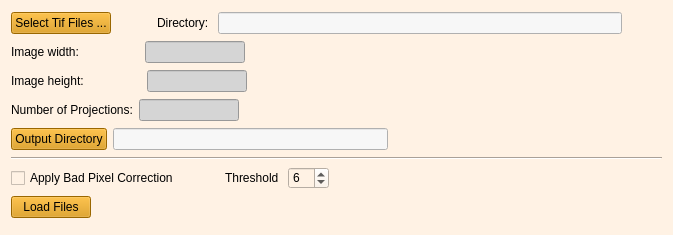
         <widget class="QWidget" name="tif_import">
          <property name="geometry">
           <rect>
            <x>0</x>
            <y>0</y>
            <width>673</width>
            <height>235</height>
           </rect>
          </property>
          <property name="styleSheet">
           <string notr="true">background-color: rgb(255, 242, 228);</string>
          </property>
          <attribute name="label">
           <string>Import Tif Files (only uint 16 supported)</string>
          </attribute>
          <layout class="QVBoxLayout" name="verticalLayout_6">
           <item>
            <layout class="QHBoxLayout" name="horizontalLayout_11">
             <item>
              <widget class="QPushButton" name="pushButton_tif_file_selection">
               <property name="toolTip">
                <string>&lt;html&gt;&lt;head/&gt;&lt;body&gt;&lt;p&gt;Navigate to directory and select with CTRL-All the tif files&lt;/p&gt;&lt;/body&gt;&lt;/html&gt;</string>
               </property>
               <property name="styleSheet">
                <string notr="true">background-color: rgb(216, 144, 0);</string>
               </property>
               <property name="text">
                <string>Select Tif Files ...</string>
               </property>
              </widget>
             </item>
             <item>
              <spacer name="horizontalSpacer_27">
               <property name="orientation">
                <enum>Qt::Orientation::Horizontal</enum>
               </property>
               <property name="sizeHint" stdset="0">
                <size>
                 <width>40</width>
                 <height>20</height>
                </size>
               </property>
              </spacer>
             </item>
             <item>
              <widget class="QLabel" name="label">
               <property name="text">
                <string>Directory: </string>
               </property>
              </widget>
             </item>
             <item>
              <widget class="QLineEdit" name="lineEdit_tif_dir_in">
               <property name="sizePolicy">
                <sizepolicy hsizetype="Expanding" vsizetype="Fixed">
                 <horstretch>1</horstretch>
                 <verstretch>0</verstretch>
                </sizepolicy>
               </property>
               <property name="toolTip">
                <string>&lt;html&gt;&lt;head/&gt;&lt;body&gt;&lt;p&gt;Selected directory&lt;/p&gt;&lt;/body&gt;&lt;/html&gt;</string>
               </property>
               <property name="styleSheet">
                <string notr="true">background-color: rgb(247, 247, 247);</string>
               </property>
              </widget>
             </item>
             <item>
              <spacer name="horizontalSpacer_23">
               <property name="orientation">
                <enum>Qt::Orientation::Horizontal</enum>
               </property>
               <property name="sizeHint" stdset="0">
                <size>
                 <width>40</width>
                 <height>20</height>
                </size>
               </property>
              </spacer>
             </item>
            </layout>
           </item>
           <item>
            <layout class="QHBoxLayout" name="horizontalLayout_12">
             <item>
              <widget class="QLabel" name="label_tif_image_width">
               <property name="enabled">
                <bool>true</bool>
               </property>
               <property name="text">
                <string>Image width:                  </string>
               </property>
              </widget>
             </item>
             <item>
              <widget class="QLineEdit" name="lineEdit_tif_image_width">
               <property name="enabled">
                <bool>false</bool>
               </property>
               <property name="minimumSize">
                <size>
                 <width>0</width>
                 <height>0</height>
                </size>
               </property>
               <property name="maximumSize">
                <size>
                 <width>100</width>
                 <height>16777215</height>
                </size>
               </property>
               <property name="toolTip">
                <string>&lt;html&gt;&lt;head/&gt;&lt;body&gt;&lt;p&gt;Will be automatically updated after tif file selection&lt;/p&gt;&lt;/body&gt;&lt;/html&gt;</string>
               </property>
               <property name="styleSheet">
                <string notr="true">background-color: rgb(213, 213, 213);</string>
               </property>
              </widget>
             </item>
             <item>
              <spacer name="horizontalSpacer_24">
               <property name="orientation">
                <enum>Qt::Orientation::Horizontal</enum>
               </property>
               <property name="sizeHint" stdset="0">
                <size>
                 <width>40</width>
                 <height>20</height>
                </size>
               </property>
              </spacer>
             </item>
            </layout>
           </item>
           <item>
            <layout class="QHBoxLayout" name="horizontalLayout_13">
             <item>
              <widget class="QLabel" name="label_tif_image_height">
               <property name="text">
                <string>Image height:                 </string>
               </property>
              </widget>
             </item>
             <item>
              <widget class="QLineEdit" name="lineEdit_tif_image_height">
               <property name="enabled">
                <bool>false</bool>
               </property>
               <property name="maximumSize">
                <size>
                 <width>100</width>
                 <height>16777215</height>
                </size>
               </property>
               <property name="toolTip">
                <string>&lt;html&gt;&lt;head/&gt;&lt;body&gt;&lt;p&gt;Will be automatically updated after tif file selection&lt;/p&gt;&lt;/body&gt;&lt;/html&gt;</string>
               </property>
               <property name="styleSheet">
                <string notr="true">background-color: rgb(213, 213, 213);</string>
               </property>
              </widget>
             </item>
             <item>
              <spacer name="horizontalSpacer_25">
               <property name="orientation">
                <enum>Qt::Orientation::Horizontal</enum>
               </property>
               <property name="sizeHint" stdset="0">
                <size>
                 <width>40</width>
                 <height>20</height>
                </size>
               </property>
              </spacer>
             </item>
            </layout>
           </item>
           <item>
            <layout class="QHBoxLayout" name="horizontalLayout_14">
             <item>
              <widget class="QLabel" name="label_tif_number_proj">
               <property name="text">
                <string>Number of Projections:</string>
               </property>
              </widget>
             </item>
             <item>
              <widget class="QLineEdit" name="lineEdit_tif_number_proj">
               <property name="enabled">
                <bool>false</bool>
               </property>
               <property name="maximumSize">
                <size>
                 <width>100</width>
                 <height>16777215</height>
                </size>
               </property>
               <property name="toolTip">
                <string>&lt;html&gt;&lt;head/&gt;&lt;body&gt;&lt;p&gt;Will be automatically updated after tif file selection&lt;/p&gt;&lt;/body&gt;&lt;/html&gt;</string>
               </property>
               <property name="styleSheet">
                <string notr="true">background-color: rgb(213, 213, 213);</string>
               </property>
              </widget>
             </item>
             <item>
              <spacer name="horizontalSpacer_26">
               <property name="orientation">
                <enum>Qt::Orientation::Horizontal</enum>
               </property>
               <property name="sizeHint" stdset="0">
                <size>
                 <width>40</width>
                 <height>20</height>
                </size>
               </property>
              </spacer>
             </item>
            </layout>
           </item>
           <item>
            <layout class="QHBoxLayout" name="horizontalLayout_15">
             <item>
              <widget class="QPushButton" name="pushButton_tif_output_directory">
               <property name="toolTip">
                <string>&lt;html&gt;&lt;head/&gt;&lt;body&gt;&lt;p&gt;Select output directory. &lt;/p&gt;&lt;/body&gt;&lt;/html&gt;</string>
               </property>
               <property name="styleSheet">
                <string notr="true">background-color: rgb(216, 144, 0);</string>
               </property>
               <property name="text">
                <string>Output Directory</string>
               </property>
              </widget>
             </item>
             <item>
              <widget class="QLineEdit" name="lineEdit_tif_output_directory">
               <property name="toolTip">
                <string>&lt;html&gt;&lt;head/&gt;&lt;body&gt;&lt;p&gt;Output directory of RAC corrected tif files&lt;/p&gt;&lt;/body&gt;&lt;/html&gt;</string>
               </property>
               <property name="styleSheet">
                <string notr="true">background-color: rgb(247, 247, 247);</string>
               </property>
               <property name="text">
                <string/>
               </property>
              </widget>
             </item>
             <item>
              <spacer name="horizontalSpacer">
               <property name="orientation">
                <enum>Qt::Orientation::Horizontal</enum>
               </property>
               <property name="sizeHint" stdset="0">
                <size>
                 <width>40</width>
                 <height>20</height>
                </size>
               </property>
              </spacer>
             </item>
            </layout>
           </item>
           <item>
            <widget class="Line" name="line">
             <property name="orientation">
              <enum>Qt::Orientation::Horizontal</enum>
             </property>
            </widget>
           </item>
           <item>
            <layout class="QHBoxLayout" name="horizontalLayout_2">
             <item>
              <widget class="QCheckBox" name="checkBox_apply_bad_pixel_correction">
               <property name="text">
                <string>Apply Bad Pixel Correction</string>
               </property>
              </widget>
             </item>
             <item>
              <spacer name="horizontalSpacer_22">
               <property name="orientation">
                <enum>Qt::Orientation::Horizontal</enum>
               </property>
               <property name="sizeType">
                <enum>QSizePolicy::Policy::Minimum</enum>
               </property>
               <property name="sizeHint" stdset="0">
                <size>
                 <width>40</width>
                 <height>20</height>
                </size>
               </property>
              </spacer>
             </item>
             <item>
              <widget class="QLabel" name="label_thres_bad_pixel">
               <property name="text">
                <string>Threshold </string>
               </property>
              </widget>
             </item>
             <item>
              <widget class="QSpinBox" name="spinBox_bad_pixel_theshold">
               <property name="minimum">
                <number>1</number>
               </property>
               <property name="maximum">
                <number>10</number>
               </property>
               <property name="value">
                <number>6</number>
               </property>
              </widget>
             </item>
             <item>
              <spacer name="horizontalSpacer_21">
               <property name="orientation">
                <enum>Qt::Orientation::Horizontal</enum>
               </property>
               <property name="sizeHint" stdset="0">
                <size>
                 <width>40</width>
                 <height>20</height>
                </size>
               </property>
              </spacer>
             </item>
            </layout>
           </item>
           <item>
            <layout class="QHBoxLayout" name="horizontalLayout_16">
             <item>
              <widget class="QPushButton" name="pushButton_load_tif_files">
               <property name="toolTip">
                <string>&lt;html&gt;&lt;head/&gt;&lt;body&gt;&lt;p&gt;Start importing files&lt;/p&gt;&lt;/body&gt;&lt;/html&gt;</string>
               </property>
               <property name="styleSheet">
                <string notr="true">background-color: rgb(216, 144, 0);</string>
               </property>
               <property name="text">
                <string>Load Files</string>
               </property>
              </widget>
             </item>
             <item>
              <spacer name="horizontalSpacer_4">
               <property name="orientation">
                <enum>Qt::Orientation::Horizontal</enum>
               </property>
               <property name="sizeHint" stdset="0">
                <size>
                 <width>40</width>
                 <height>20</height>
                </size>
               </property>
              </spacer>
             </item>
            </layout>
           </item>
          </layout>
         </widget>
